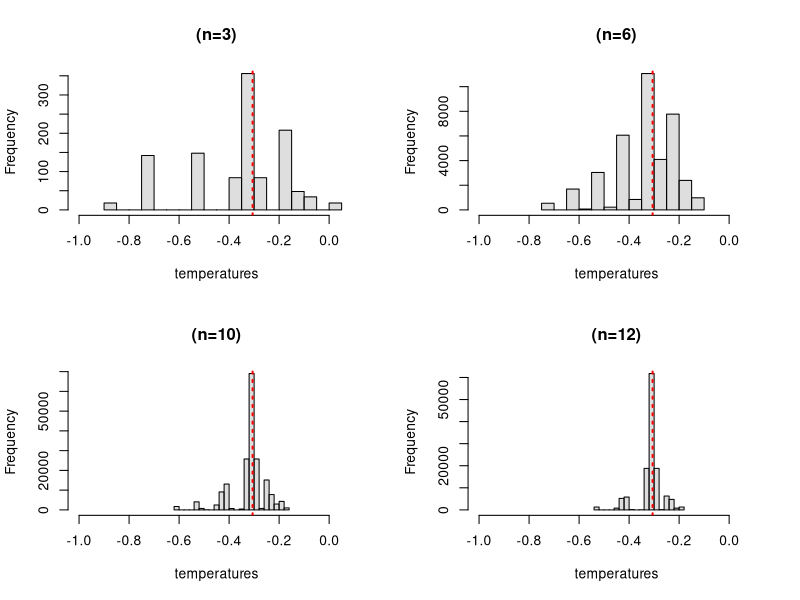

This figure's R source:
## ---- chunk 1
temperature <- read.csv('temperature.csv',header=T)
combn(temperature$JAN[1:5],2)
## ---- chunk 2
slice <- temperature$JAN[0:20]
Plot.Median = function(attr,pop=slice){
  indx=1:length(pop)
  n=c(3, 6, 10, 12)
  par(mfrow=c(2,2))
  for(i in 1:4){
    #generating all possible samples
    samples <- combn(indx, n[i])
    popMedian <- attr(pop)
    sampMedian <- apply(samples, MARGIN = 2, FUN = function(s){attr(pop[s])})
    hist(sampMedian, col=adjustcolor("grey", alpha = 0.5),
       main=paste("(n=",as.character(n[i]),")",sep=''),
       xlab="temperatures",breaks=20,xlim=c(-1,0.1))
  abline(v=popMedian, col="red", lty=3, lwd=2)
  }
} 
Plot.Median(median)
